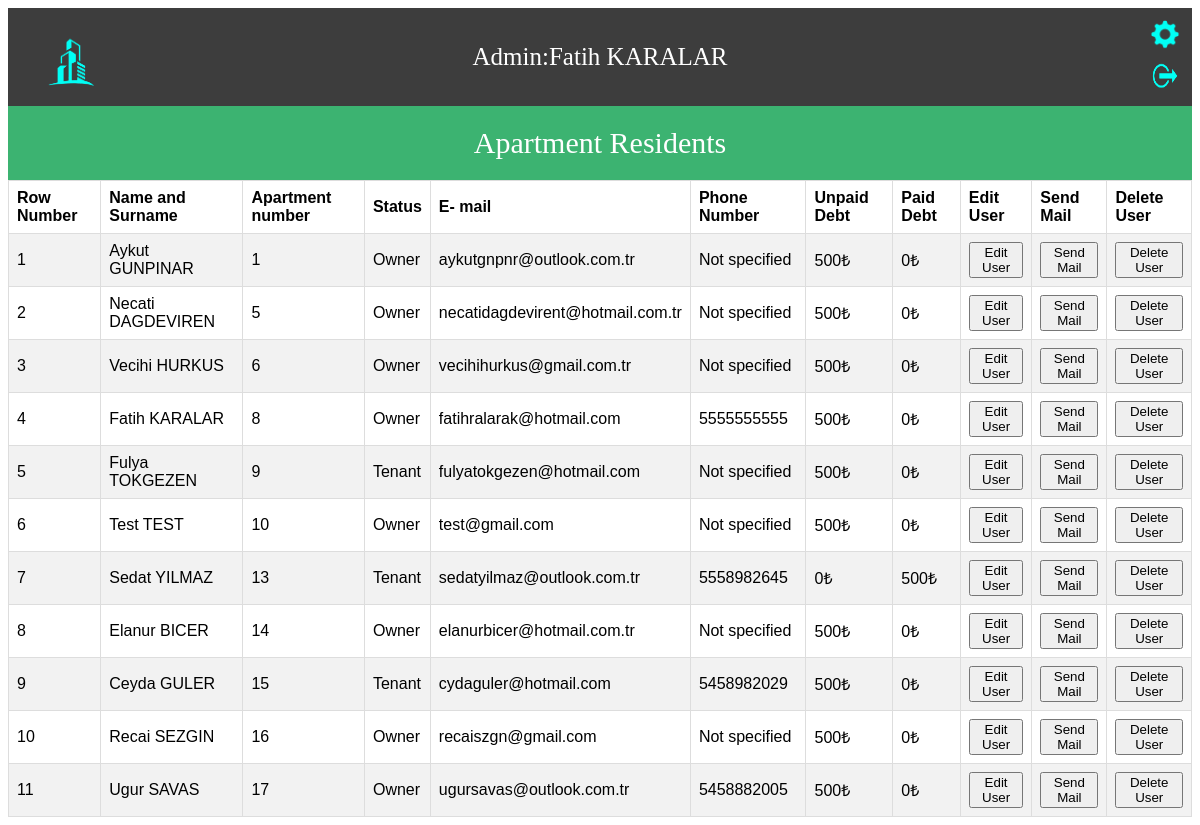
/AdminOperations/userList.php (signed in), run on the app's committed database.
### tables this page shows
CREATE TABLE `users` (
  `userID` int(11) NOT NULL,
  `username` text NOT NULL,
  `password` text NOT NULL,
  `name` text NOT NULL,
  `surname` text NOT NULL,
  `aptNo` int(11) NOT NULL,
  `status` text NOT NULL,
  `mail` text NOT NULL,
  `phoneNumber` text NOT NULL
);

### AdminOperations/userList.php (the view, shortened to what this page needs)
<?php
require_once '../dbconnection/dbconnect.php';
?>
<!DOCTYPE html>
<html lang="en">
<head>
  <link rel="stylesheet" href="../Css/userList.css">
</head>
<body>
  <?php
  $username = $_SESSION['username'];
  $userListSql = "SELECT * FROM admins WHERE username='$username'";
  $userListQuery = mysqli_query($connect, $userListSql);
  $row = mysqli_fetch_assoc($userListQuery);
  $adminID=$row['adminID'];
  ?>
  <header> Admin:<?php echo $row['name'];  ?>
  <br>
  <a href="../index.php" title="Homepage"> <img src="../Logos/logo.png" width="100px" height="100px"></a>
  <a href="../options.php?adminID=<?php echo $adminID ?>" title="Edit Informations"> <input id="options" type="image" src="../Logos/options.png" width="30px" height="30px"> </a>
  <a href="../Login/adminLogout.php" title="Logout"><input id="logout" type="image" src="../Logos/logout.png" width="30px" height="45px"></a>
</header>
<div id="user">
  <header id="title">Apartment Residents</header>
  <table id="users">
    <tr>
      <th>Row Number</th>
      <th>Name and Surname</th>
      <th>Apartment number</th>
      <th> Status </th>
      <th> E- mail</th>
      <th>Phone Number</th>
      <th> Unpaid Debt</th>
      <th>Paid Debt</th>
      <th>Edit User</th>
      <th>Send Mail</th>
      <th>Delete User</th>
    </tr>
    <?php
    $residentsSql="SELECT*FROM users ORDER BY aptNo";
    $residentQuery=mysqli_query($connect,$residentsSql);
    $counter=0;
        while ($residentRow=mysqli_fetch_assoc($residentQuery)) {
          $counter++;
          $userID=$residentRow['userID'];
          $debtSql="SELECT sum(amount) AS total FROM debts WHERE userID='$userID' AND isPaid=0";
          $debtQuery=mysqli_query($connect,$debtSql);
          $debtRow=mysqli_fetch_assoc($debtQuery);
          $paidDebtSql="SELECT sum(amount) AS total FROM debts WHERE userID='$userID' AND isPaid=1";
          $paidDebtQuery=mysqli_query($connect,$paidDebtSql);
          $paidDebtRow=mysqli_fetch_assoc($paidDebtQuery);
          ?>
          <tr>
           <td><?php echo $counter; ?></td>
           <td><?php echo ucfirst($residentRow['name'])." ".strtoupper($residentRow['surname']); ?></td>
           <td><?php echo $residentRow['aptNo']; ?></td>
           <td><?php echo $residentRow['status']; ?></td>
           <td><?php echo $residentRow['mail']; ?></td>
           <td><?php if ($residentRow['phoneNumber']!="NULL") {
             echo $residentRow['phoneNumber'];
           }else {
             echo "Not specified";
           } ?></td>
           <td><?php
           if (!isset($debtRow['total'])) {
            echo "0₺";
          }else{
           echo $debtRow['total']."₺";
         } ?></td>
         <td><?php   if (!isset($paidDebtRow['total'])) {
          echo "0₺";
        }else{
         echo $paidDebtRow['total']."₺";
       } ?> </td>
       <td><a href="editUser.php?userID=<?php echo $residentRow['userID'] ?>"><button id="editButton">Edit User</button></a> </td>
       <td><a href="mailto:<?php echo $residentRow['mail']?>"> <button id="mailButton">Send Mail</button></a></td>
       <td><a href="removeUser.php?userID=<?php echo $residentRow['userID'] ?>&removeUser=ok"> <button id="removeButton">Delete User</button></a></td>
     </tr>
   <?php } ?>
 </table>
</div>
</body>
</html>

### Css/userList.css (style rules this page uses)
header { background-color: #3d3d3d; padding: 35px; text-align: center; font-size: 25px; color: white; }
header img { display: block; float: left; position: absolute; top: 15px; left: 20px; }
header input[id="options"] { display: block; float: right; position: absolute; top: 10px; right: 10px; margin: 10px; }
header input[id="logout"] { display: block; float: right; position: absolute; top: 25px; right: 10px; margin-top: 30px; margin-right: 10px; }
table { font-family: arial, sans-serif; border-collapse: collapse; width: 100%; }
td, th { border: 1px solid #dddddd; text-align: left; padding: 8px; }
tr:nth-child(even) { background-color: #f2f2f2; }
#title { background-color: mediumseagreen; color: white; text-align: center; font-size: 30px; padding: 20px; }

### data on the page
users: name "Aykut", surname "GUNPINAR", aptNo "1", status "Owner", mail "aykutgnpnr@outlook.com.tr", phoneNumber "Not specified", total "500", shows "0₺"
users: name "Necati", surname "DAGDEVIREN", aptNo "5", status "Owner", mail "necatidagdevirent@hotmail.com.tr", phoneNumber "Not specified", total "500", shows "0₺"
users: name "Vecihi", surname "HURKUS", aptNo "6", status "Owner", mail "vecihihurkus@gmail.com.tr", phoneNumber "Not specified", total "500", shows "0₺"
users: name "Fatih", surname "KARALAR", aptNo "8", status "Owner", mail "fatihralarak@hotmail.com", phoneNumber "5555555555", total "500", shows "0₺"
users: name "Fulya", surname "TOKGEZEN", aptNo "9", status "Tenant", mail "fulyatokgezen@hotmail.com", phoneNumber "Not specified", total "500", shows "0₺"
users: name "Test", surname "TEST", aptNo "10", status "Owner", mail "test@gmail.com", phoneNumber "Not specified", total "500", shows "0₺"
users: name "Sedat", surname "YILMAZ", aptNo "13", status "Tenant", mail "sedatyilmaz@outlook.com.tr", phoneNumber "5558982645", shows "0₺", total "500"
users: name "Elanur", surname "BICER", aptNo "14", status "Owner", mail "elanurbicer@hotmail.com.tr", phoneNumber "Not specified", total "500", shows "0₺"
users: name "Ceyda", surname "GULER", aptNo "15", status "Tenant", mail "cydaguler@hotmail.com", phoneNumber "5458982029", total "500", shows "0₺"
users: name "Recai", surname "SEZGIN", aptNo "16", status "Owner", mail "recaiszgn@gmail.com", phoneNumber "Not specified", total "500", shows "0₺"
users: name "Ugur", surname "SAVAS", aptNo "17", status "Owner", mail "ugursavas@outlook.com.tr", phoneNumber "5458882005", total "500", shows "0₺"

### other printed values
$row['name'] "Fatih KARALAR"
